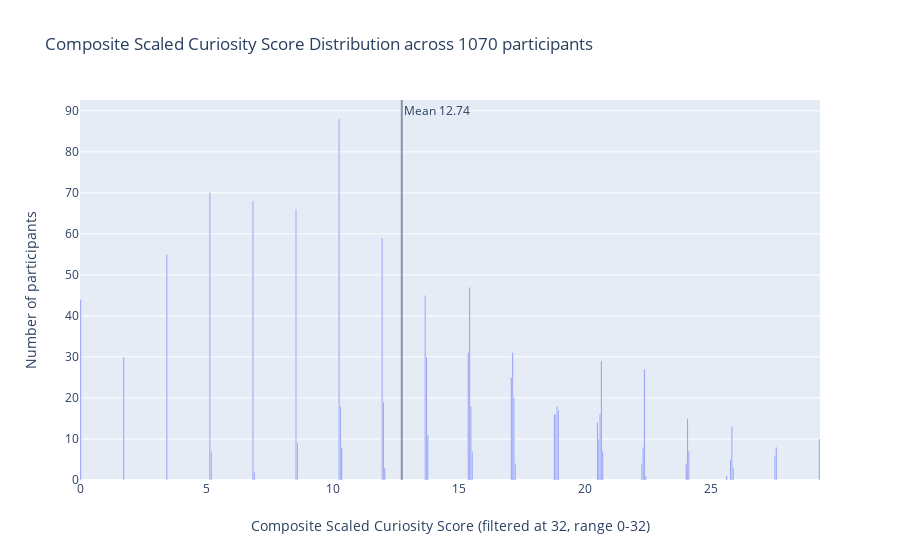

Here is the notebook cell this chart was saved with:
### Code cell
# progress distribution
cnt_srs = lex['curious_score_scaled'].value_counts()

trace = go.Bar(
    x=cnt_srs.index,
    y=cnt_srs.values,
    marker=dict(
        #color = np.random.randn(500), #set color equal to a variable
        #color = cnt_srs.values,
        showscale=True
    ),
)


layout = go.Layout(
    title='Composite Scaled Curiosity Score Distribution across {} participants'.format(len(lex))
)
data = [trace]
fig = go.Figure(data=data, layout=layout)

fig.add_vline(x=lex['curious_score_scaled'].mean(), opacity=.5, annotation_text="Mean {}".format(lex['curious_score_scaled'].mean().round(2)))
fig.update_traces(showlegend=False)
fig.update_traces(marker_showscale=False)

fig.update_xaxes(
        tickangle = 0,
        title_text = "Composite Scaled Curiosity Score (filtered at 32, range 0-32)",
        title_font = {"size": 14},
        title_standoff = 25)

fig.update_yaxes(
        title_text = "Number of participants",
        title_standoff = 25)

### Figure 1 — Plotly figure (JSON) as saved in the notebook; plotly's stock layout.template omitted (floating-point values rounded to 4 significant figures)
{"data": [{"marker": {"showscale": false}, "showlegend": false, "type": "bar", "x": [10.25, 5.124, 6.832, 8.54, 11.96, 3.416, 15.42, 13.66, 0, 17.13, 15.37, 1.708, 13.72, 20.65, 22.36, 17.08, 17.18, 12.01, 15.48, 18.89, 10.3, 18.94, 20.6, 18.84, 18.79, 24.07, 20.5, 25.83, 13.77, 20.55, 29.3, 8.592, 10.35, 22.31, 27.59, 24.12, 20.7, 5.176, 15.53, 27.54, 25.78, 24.02, 22.26, 17.24, 12.06, 25.88, 6.884, 22.41, 25.62], "y": [88, 70, 68, 66, 59, 55, 47, 45, 44, 31, 31, 30, 30, 29, 27, 25, 20, 19, 18, 18, 18, 17, 16, 16, 16, 15, 14, 13, 11, 10, 10, 9, 8, 8, 8, 7, 7, 7, 7, 6, 5, 4, 4, 4, 3, 3, 2, 1, 1]}], "layout": {"annotations": [{"showarrow": false, "text": "Mean 12.74", "x": 12.74, "xanchor": "left", "xref": "x", "y": 1, "yanchor": "top", "yref": "y domain"}], "shapes": [{"opacity": 0.5, "type": "line", "x0": 12.74, "x1": 12.74, "xref": "x", "y0": 0, "y1": 1, "yref": "y domain"}], "title": {"text": "Composite Scaled Curiosity Score Distribution across 1070 participants"}, "xaxis": {"tickangle": 0, "title": {"font": {"size": 14}, "standoff": 25, "text": "Composite Scaled Curiosity Score (filtered at 32, range 0-32)"}}, "yaxis": {"title": {"standoff": 25, "text": "Number of participants"}}}}
